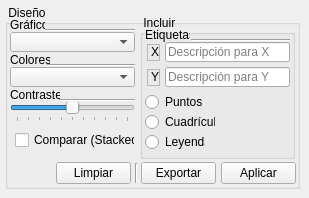
    <widget class="QWidget" name="util_visual_tab">
     <attribute name="title">
      <string notr="true">Visualización</string>
     </attribute>
     <widget class="QGroupBox" name="util_visualDesing_groupBox">
      <property name="geometry">
       <rect>
        <x>5</x>
        <y>5</y>
        <width>295</width>
        <height>184</height>
       </rect>
      </property>
      <property name="title">
       <string notr="true"> Diseño</string>
      </property>
      <widget class="QComboBox" name="util_visualDesing_plotSelection_comboBox">
       <property name="geometry">
        <rect>
         <x>5</x>
         <y>27</y>
         <width>125</width>
         <height>20</height>
        </rect>
       </property>
       <property name="currentText">
        <string notr="true"/>
       </property>
      </widget>
      <widget class="QPushButton" name="util_visualDesing_apply_pushButton">
       <property name="geometry">
        <rect>
         <x>216</x>
         <y>157</y>
         <width>75</width>
         <height>22</height>
        </rect>
       </property>
       <property name="text">
        <string notr="true">Aplicar</string>
       </property>
      </widget>
      <widget class="QGroupBox" name="util_visualDesing_include_groupBox">
       <property name="geometry">
        <rect>
         <x>135</x>
         <y>10</y>
         <width>155</width>
         <height>144</height>
        </rect>
       </property>
       <property name="title">
        <string notr="true"> Incluir</string>
       </property>
       <widget class="QRadioButton" name="util_visualDesing_includePoints_radioButton">
        <property name="geometry">
         <rect>
          <x>5</x>
          <y>77</y>
          <width>60</width>
          <height>20</height>
         </rect>
        </property>
        <property name="text">
         <string notr="true">Puntos</string>
        </property>
        <property name="autoExclusive">
         <bool>false</bool>
        </property>
       </widget>
       <widget class="QRadioButton" name="util_visualDesing_includeGrid_radioButton">
        <property name="geometry">
         <rect>
          <x>5</x>
          <y>97</y>
          <width>70</width>
          <height>20</height>
         </rect>
        </property>
        <property name="text">
         <string notr="true">Cuadrícula</string>
        </property>
        <property name="autoExclusive">
         <bool>false</bool>
        </property>
       </widget>
       <widget class="QRadioButton" name="util_visualDesing_includeLegend_radioButton">
        <property name="geometry">
         <rect>
          <x>5</x>
          <y>117</y>
          <width>60</width>
          <height>20</height>
         </rect>
        </property>
        <property name="text">
         <string notr="true">Leyenda</string>
        </property>
        <property name="autoExclusive">
         <bool>false</bool>
        </property>
       </widget>
       <widget class="Line" name="util_visualDesing_include_line_1">
        <property name="geometry">
         <rect>
          <x>51</x>
          <y>23</y>
          <width>99</width>
          <height>4</height>
         </rect>
        </property>
        <property name="orientation">
         <enum>Qt::Horizontal</enum>
        </property>
       </widget>
       <widget class="QLabel" name="util_visualDesing_includeLabels_label">
        <property name="geometry">
         <rect>
          <x>5</x>
          <y>12</y>
          <width>45</width>
          <height>16</height>
         </rect>
        </property>
        <property name="text">
         <string notr="true">Etiquetas</string>
        </property>
       </widget>
       <widget class="QLineEdit" name="util_visualDesing_includeX_lineEdit">
        <property name="geometry">
         <rect>
          <x>25</x>
          <y>27</y>
          <width>125</width>
          <height>20</height>
         </rect>
        </property>
        <property name="text">
         <string notr="true"/>
        </property>
        <property name="maxLength">
         <number>32</number>
        </property>
        <property name="placeholderText">
         <string notr="true">Descripción para X</string>
        </property>
       </widget>
       <widget class="QLineEdit" name="util_visualDesing_includeY_lineEdit">
        <property name="geometry">
         <rect>
          <x>25</x>
          <y>52</y>
          <width>125</width>
          <height>20</height>
         </rect>
        </property>
        <property name="text">
         <string notr="true"/>
        </property>
        <property name="maxLength">
         <number>32</number>
        </property>
        <property name="placeholderText">
         <string notr="true">Descripción para Y</string>
        </property>
       </widget>
       <widget class="QLabel" name="util_visualDesing_includeX_label">
        <property name="geometry">
         <rect>
          <x>7</x>
          <y>29</y>
          <width>13</width>
          <height>17</height>
         </rect>
        </property>
        <property name="frameShape">
         <enum>QFrame::StyledPanel</enum>
        </property>
        <property name="text">
         <string notr="true">&lt;html&gt;&lt;head/&gt;&lt;body&gt;&lt;p&gt;X&lt;/p&gt;&lt;/body&gt;&lt;/html&gt;</string>
        </property>
       </widget>
       <widget class="QLabel" name="util_visualDesing_includeY_label">
        <property name="geometry">
         <rect>
          <x>7</x>
          <y>54</y>
          <width>13</width>
          <height>17</height>
         </rect>
        </property>
        <property name="frameShape">
         <enum>QFrame::StyledPanel</enum>
        </property>
        <property name="text">
         <string notr="true">&lt;html&gt;&lt;head/&gt;&lt;body&gt;&lt;p&gt;Y&lt;/p&gt;&lt;/body&gt;&lt;/html&gt;</string>
        </property>
       </widget>
      </widget>
      <widget class="QLabel" name="util_visualDesing_plot_label">
       <property name="geometry">
        <rect>
         <x>5</x>
         <y>12</y>
         <width>35</width>
         <height>16</height>
        </rect>
       </property>
       <property name="text">
        <string notr="true">Gráfico</string>
       </property>
      </widget>
      <widget class="QCheckBox" name="util_visualDesing_stacked_checkBox">
       <property name="geometry">
        <rect>
         <x>10</x>
         <y>125</y>
         <width>120</width>
         <height>20</height>
        </rect>
       </property>
       <property name="text">
        <string notr="true">Comparar (Stacked)</string>
       </property>
      </widget>
      <widget class="Line" name="util_visualDesing_line_1">
       <property name="geometry">
        <rect>
         <x>40</x>
         <y>23</y>
         <width>90</width>
         <height>4</height>
        </rect>
       </property>
       <property name="orientation">
        <enum>Qt::Horizontal</enum>
       </property>
      </widget>
      <widget class="QLabel" name="util_visualDesing_colors_label">
       <property name="geometry">
        <rect>
         <x>5</x>
         <y>47</y>
         <width>40</width>
         <height>16</height>
        </rect>
       </property>
       <property name="text">
        <string notr="true">Colores</string>
       </property>
      </widget>
      <widget class="QComboBox" name="util_visualDesing_colorsSelection_comboBox">
       <property name="geometry">
        <rect>
         <x>5</x>
         <y>62</y>
         <width>125</width>
         <height>20</height>
        </rect>
       </property>
       <property name="currentText">
        <string notr="true"/>
       </property>
      </widget>
      <widget class="Line" name="util_visualDesing_line_2">
       <property name="geometry">
        <rect>
         <x>42</x>
         <y>58</y>
         <width>88</width>
         <height>4</height>
        </rect>
       </property>
       <property name="orientation">
        <enum>Qt::Horizontal</enum>
       </property>
      </widget>
      <widget class="QSlider" name="util_visualDesing_contrast_horizontalSlider">
       <property name="geometry">
        <rect>
         <x>5</x>
         <y>97</y>
         <width>125</width>
         <height>20</height>
        </rect>
       </property>
       <property name="maximum">
        <number>10</number>
       </property>
       <property name="pageStep">
        <number>1</number>
       </property>
       <property name="value">
        <number>5</number>
       </property>
       <property name="orientation">
        <enum>Qt::Horizontal</enum>
       </property>
       <property name="tickPosition">
        <enum>QSlider::TicksBelow</enum>
       </property>
      </widget>
      <widget class="QLabel" name="util_visualDesing_contrast_label">
       <property name="geometry">
        <rect>
         <x>5</x>
         <y>82</y>
         <width>50</width>
         <height>16</height>
        </rect>
       </property>
       <property name="text">
        <string notr="true">Contraste</string>
       </property>
      </widget>
      <widget class="Line" name="util_visualDesing_line_3">
       <property name="geometry">
        <rect>
         <x>54</x>
         <y>93</y>
         <width>76</width>
         <height>4</height>
        </rect>
       </property>
       <property name="orientation">
        <enum>Qt::Horizontal</enum>
       </property>
      </widget>
      <widget class="QPushButton" name="util_visualDesing_clear_pushButton">
       <property name="geometry">
        <rect>
         <x>51</x>
         <y>157</y>
         <width>75</width>
         <height>22</height>
        </rect>
       </property>
       <property name="text">
        <string notr="true">Limpiar</string>
       </property>
      </widget>
      <widget class="QPushButton" name="util_visualDesing_export_pushButton">
       <property name="geometry">
        <rect>
         <x>136</x>
         <y>157</y>
         <width>75</width>
         <height>22</height>
        </rect>
       </property>
       <property name="text">
        <string notr="true">Exportar</string>
       </property>
      </widget>
      <widget class="Line" name="util_visualDesing_line_4">
       <property name="geometry">
        <rect>
         <x>129</x>
         <y>158</y>
         <width>4</width>
         <height>20</height>
        </rect>
       </property>
       <property name="orientation">
        <enum>Qt::Vertical</enum>
       </property>
      </widget>
     </widget>
    </widget>
